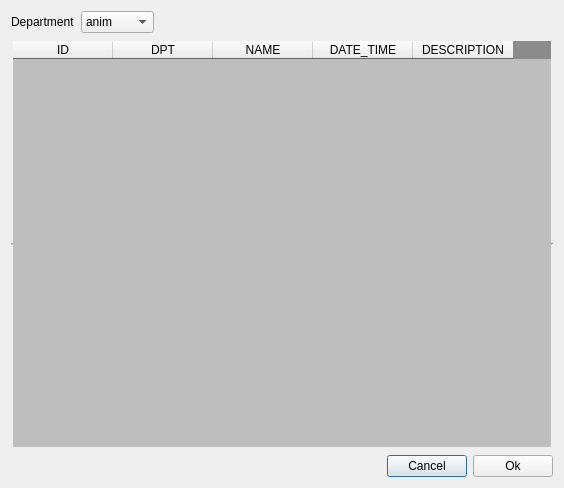
<ui version="4.0" >
 <class>dialog</class>
 <widget class="QDialog" name="dialog" >
  <property name="windowModality" >
   <enum>Qt::ApplicationModal</enum>
  </property>
  <property name="geometry" >
   <rect>
    <x>0</x>
    <y>0</y>
    <width>564</width>
    <height>488</height>
   </rect>
  </property>
  <property name="minimumSize" >
   <size>
    <width>0</width>
    <height>0</height>
   </size>
  </property>
  <property name="maximumSize" >
   <size>
    <width>99999</width>
    <height>999999</height>
   </size>
  </property>
  <property name="palette" >
   <palette>
    <active>
     <colorrole role="Base" >
      <brush brushstyle="SolidPattern" >
       <color alpha="255" >
        <red>200</red>
        <green>200</green>
        <blue>200</blue>
       </color>
      </brush>
     </colorrole>
     <colorrole role="AlternateBase" >
      <brush brushstyle="SolidPattern" >
       <color alpha="255" >
        <red>200</red>
        <green>200</green>
        <blue>200</blue>
       </color>
      </brush>
     </colorrole>
    </active>
    <inactive>
     <colorrole role="Base" >
      <brush brushstyle="SolidPattern" >
       <color alpha="255" >
        <red>200</red>
        <green>200</green>
        <blue>200</blue>
       </color>
      </brush>
     </colorrole>
     <colorrole role="AlternateBase" >
      <brush brushstyle="SolidPattern" >
       <color alpha="255" >
        <red>200</red>
        <green>200</green>
        <blue>200</blue>
       </color>
      </brush>
     </colorrole>
    </inactive>
    <disabled>
     <colorrole role="Base" >
      <brush brushstyle="SolidPattern" >
       <color alpha="255" >
        <red>255</red>
        <green>255</green>
        <blue>255</blue>
       </color>
      </brush>
     </colorrole>
     <colorrole role="AlternateBase" >
      <brush brushstyle="SolidPattern" >
       <color alpha="255" >
        <red>200</red>
        <green>200</green>
        <blue>200</blue>
       </color>
      </brush>
     </colorrole>
    </disabled>
   </palette>
  </property>
  <property name="windowTitle" >
   <string>Pick shotgun playlist</string>
  </property>
  <layout class="QVBoxLayout" name="verticalLayout_2" >
   <item>
    <layout class="QVBoxLayout" name="verticalLayout" >
     <item>
      <layout class="QHBoxLayout" name="horizontalLayout_2" >
       <item>
        <widget class="QLabel" name="label_2" >
         <property name="text" >
          <string>Department</string>
         </property>
        </widget>
       </item>
       <item>
        <widget class="QComboBox" name="comboBox_dept" >
         <item>
          <property name="text" >
           <string>anim</string>
          </property>
         </item>
         <item>
          <property name="text" >
           <string>lens</string>
          </property>
         </item>
         <item>
          <property name="text" >
           <string>light</string>
          </property>
         </item>
         <item>
          <property name="text" >
           <string>alldepts</string>
          </property>
         </item>
        </widget>
       </item>
       <item>
        <spacer name="horizontalSpacer" >
         <property name="orientation" >
          <enum>Qt::Horizontal</enum>
         </property>
         <property name="sizeHint" stdset="0" >
          <size>
           <width>40</width>
           <height>20</height>
          </size>
         </property>
        </spacer>
       </item>
      </layout>
     </item>
     <item>
      <widget class="QTableWidget" name="tableWidget" >
       <property name="sizePolicy" >
        <sizepolicy vsizetype="Expanding" hsizetype="Expanding" >
         <horstretch>1</horstretch>
         <verstretch>1</verstretch>
        </sizepolicy>
       </property>
       <property name="minimumSize" >
        <size>
         <width>0</width>
         <height>0</height>
        </size>
       </property>
       <property name="maximumSize" >
        <size>
         <width>999999</width>
         <height>999999</height>
        </size>
       </property>
       <property name="palette" >
        <palette>
         <active>
          <colorrole role="Light" >
           <brush brushstyle="SolidPattern" >
            <color alpha="255" >
             <red>200</red>
             <green>200</green>
             <blue>200</blue>
            </color>
           </brush>
          </colorrole>
          <colorrole role="Mid" >
           <brush brushstyle="SolidPattern" >
            <color alpha="255" >
             <red>93</red>
             <green>93</green>
             <blue>93</blue>
            </color>
           </brush>
          </colorrole>
          <colorrole role="Base" >
           <brush brushstyle="SolidPattern" >
            <color alpha="255" >
             <red>190</red>
             <green>190</green>
             <blue>190</blue>
            </color>
           </brush>
          </colorrole>
          <colorrole role="Window" >
           <brush brushstyle="SolidPattern" >
            <color alpha="255" >
             <red>139</red>
             <green>139</green>
             <blue>139</blue>
            </color>
           </brush>
          </colorrole>
          <colorrole role="AlternateBase" >
           <brush brushstyle="SolidPattern" >
            <color alpha="255" >
             <red>200</red>
             <green>200</green>
             <blue>200</blue>
            </color>
           </brush>
          </colorrole>
         </active>
         <inactive>
          <colorrole role="Light" >
           <brush brushstyle="SolidPattern" >
            <color alpha="255" >
             <red>200</red>
             <green>200</green>
             <blue>200</blue>
            </color>
           </brush>
          </colorrole>
          <colorrole role="Mid" >
           <brush brushstyle="SolidPattern" >
            <color alpha="255" >
             <red>93</red>
             <green>93</green>
             <blue>93</blue>
            </color>
           </brush>
          </colorrole>
          <colorrole role="Base" >
           <brush brushstyle="SolidPattern" >
            <color alpha="255" >
             <red>190</red>
             <green>190</green>
             <blue>190</blue>
            </color>
           </brush>
          </colorrole>
          <colorrole role="Window" >
           <brush brushstyle="SolidPattern" >
            <color alpha="255" >
             <red>139</red>
             <green>139</green>
             <blue>139</blue>
            </color>
           </brush>
          </colorrole>
          <colorrole role="AlternateBase" >
           <brush brushstyle="SolidPattern" >
            <color alpha="255" >
             <red>200</red>
             <green>200</green>
             <blue>200</blue>
            </color>
           </brush>
          </colorrole>
         </inactive>
         <disabled>
          <colorrole role="Light" >
           <brush brushstyle="SolidPattern" >
            <color alpha="255" >
             <red>200</red>
             <green>200</green>
             <blue>200</blue>
            </color>
           </brush>
          </colorrole>
          <colorrole role="Mid" >
           <brush brushstyle="SolidPattern" >
            <color alpha="255" >
             <red>93</red>
             <green>93</green>
             <blue>93</blue>
            </color>
           </brush>
          </colorrole>
          <colorrole role="Base" >
           <brush brushstyle="SolidPattern" >
            <color alpha="255" >
             <red>139</red>
             <green>139</green>
             <blue>139</blue>
            </color>
           </brush>
          </colorrole>
          <colorrole role="Window" >
           <brush brushstyle="SolidPattern" >
            <color alpha="255" >
             <red>139</red>
             <green>139</green>
             <blue>139</blue>
            </color>
           </brush>
          </colorrole>
          <colorrole role="AlternateBase" >
           <brush brushstyle="SolidPattern" >
            <color alpha="255" >
             <red>200</red>
             <green>200</green>
             <blue>200</blue>
            </color>
           </brush>
          </colorrole>
         </disabled>
        </palette>
       </property>
       <property name="toolTip" >
        <string>Doubleclick the row to load the playlist</string>
       </property>
       <property name="frameShape" >
        <enum>QFrame::HLine</enum>
       </property>
       <property name="frameShadow" >
        <enum>QFrame::Sunken</enum>
       </property>
       <property name="showDropIndicator" stdset="0" >
        <bool>false</bool>
       </property>
       <property name="alternatingRowColors" >
        <bool>true</bool>
       </property>
       <property name="selectionMode" >
        <enum>QAbstractItemView::SingleSelection</enum>
       </property>
       <property name="selectionBehavior" >
        <enum>QAbstractItemView::SelectRows</enum>
       </property>
       <property name="gridStyle" >
        <enum>Qt::DotLine</enum>
       </property>
       <property name="sortingEnabled" >
        <bool>true</bool>
       </property>
       <column>
        <property name="text" >
         <string>ID</string>
        </property>
       </column>
       <column>
        <property name="text" >
         <string>DPT</string>
        </property>
       </column>
       <column>
        <property name="text" >
         <string>NAME</string>
        </property>
       </column>
       <column>
        <property name="text" >
         <string>DATE_TIME</string>
        </property>
       </column>
       <column>
        <property name="text" >
         <string>DESCRIPTION</string>
        </property>
       </column>
      </widget>
     </item>
     <item>
      <layout class="QHBoxLayout" name="horizontalLayout_3" >
       <item>
        <spacer name="horizontalSpacer" >
         <property name="orientation" >
          <enum>Qt::Horizontal</enum>
         </property>
         <property name="sizeHint" stdset="0" >
          <size>
           <width>40</width>
           <height>20</height>
          </size>
         </property>
        </spacer>
       </item>
       <item>
        <widget class="QPushButton" name="cancel_button" >
         <property name="text" >
          <string>Cancel</string>
         </property>
        </widget>
       </item>
       <item>
        <widget class="QPushButton" name="ok_button" >
         <property name="text" >
          <string>Ok</string>
         </property>
        </widget>
       </item>
      </layout>
     </item>
     <item>
      <layout class="QHBoxLayout" name="horizontalLayout" />
     </item>
    </layout>
   </item>
  </layout>
 </widget>
 <resources/>
 <connections/>
</ui>
